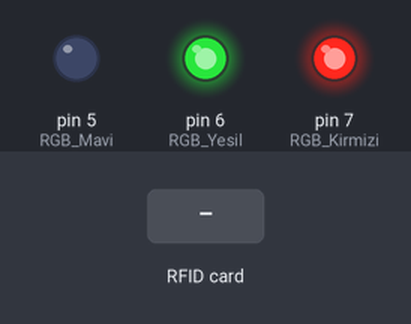
Simulated run of this sketch. Board: Arduino Uno, built with avr-gcc and run on an emulated ATmega328P. Shown: output pins drawn as LEDs (lit = HIGH). The inputs (shaded band) are chosen by the test bench. Pins used as bus, display or sensor lines are not drawn; what the sketch prints to the serial monitor is not drawn.

Above: at 1.2 s.
1.3 s: RFID card 5E 7A 19 C4 held to the reader
At 1.7 s:
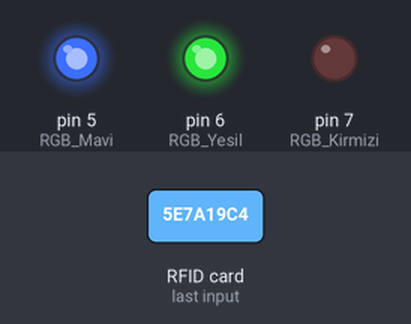
Timing chart, 0 to 4.3 s (numbered marks = the images above; inputs shaded):
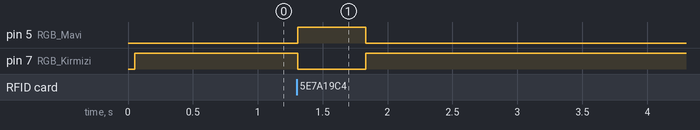

The sketch:

external-code.ino
```cpp
#include <SPI.h>  // SPI Kütüphanesi tanımlandı
#include <RFID.h> // RFID Kütüphanesi tanımlandı

RFID Kart(10,9);  // RFID Nesnesi tanımlandı

byte BizimKart[5]={150,62,202,37,71}; // Bizim Kartımızın ID'si

/* RGB Pinleri*/
#define RGB_Kirmizi 7
#define RGB_Yesil 6
#define RGB_Mavi 5

boolean durum=true; // Kart ID Karşılaştırma Değişkeni

/* Kullanıcı Giriş - Çıkış Değişkenleri*/
int Sayac=10;

void setup()
{

  Serial.begin(9600); // 9600 bps

  SPI.begin(); // SPI Başlatıldı
  Kart.init(); // RFID Başlatıldı

  /* RGB Pinleri Çıkış Olarak Atandı */
  pinMode(RGB_Kirmizi,OUTPUT);
  pinMode(RGB_Yesil,OUTPUT);
  pinMode(RGB_Mavi,OUTPUT);

  /* RGB Başlangıçta Sönük */
  digitalWrite(RGB_Kirmizi,HIGH);
  digitalWrite(RGB_Yesil,HIGH);
  digitalWrite(RGB_Mavi,HIGH);

}

/* RGB Kırmızı*/
void kirmizi_isik(void)
{
  digitalWrite(RGB_Kirmizi,LOW);
  digitalWrite(RGB_Yesil,HIGH);
  digitalWrite(RGB_Mavi,HIGH);
}

/* RGB Yeşil*/
void yesil_isik(void)
{
  digitalWrite(RGB_Kirmizi,HIGH);
  digitalWrite(RGB_Yesil,LOW);
  digitalWrite(RGB_Mavi,HIGH);
}

/* RGB Mavi*/
void mavi_isik(void)
{
  digitalWrite(RGB_Kirmizi,HIGH);
  digitalWrite(RGB_Yesil,HIGH);
  digitalWrite(RGB_Mavi,LOW);
}


void loop()
{
   durum=true; // Kart Sorgulama Değişkeni Normalde True

   mavi_isik(); // Normalde Hep Mavi Işık Yansın

    while(Kart.isCard()) // Kart Okuduğu Sürece
{

    Kart.readCardSerial();

   for(int i=0; i<=5; i++) // Bizim Kartımız ile Okunan Kart ID'si Karşılaştırılır
   {
    if(Kart.serNum[i] != BizimKart[i])
    {
      durum = false; // Kartlar Uyuşmuyor.
    }
   }

/* Hatalı Kart Girişi*/
  if(durum==false)
  {
    kirmizi_isik();
    Serial.write(1); // Hatalı Giriş.
    delay(500);
  }
/* Kart Okutuldu , Giriş*/
  else if(durum==true & Sayac==10)
  {
    yesil_isik();
    Serial.write(2);  // Doğru Giriş. Kullanıcı Giriş Yaptı
    delay(500);
  }

/* Kart Okutuldu , Çıkış*/
  else if(durum==true & Sayac==11)
  {
    yesil_isik();
    Serial.write(3); // Doğru Giriş. Kullanıcı Çıkış Yaptı
    delay(500);
  }
/* Kart Okutuldu , 2'den Fazla Giriş*/
  else if(durum==true & Sayac!=10 & Sayac!=11)
  {
    kirmizi_isik();
    Serial.write(4); // Doğru Giriş . Kullanıcı Günde Okutacağı Sınırı Geçti
    delay(500);
  }
Sayac++;
Kart.halt();
}

}
```

Measured:
- after the input at 1.3 s, pin 5 (RGB_Mavi): LOW → HIGH at once, → LOW 0.53 s later; pin 7 (RGB_Kirmizi): HIGH → LOW at once, → HIGH 0.53 s later
